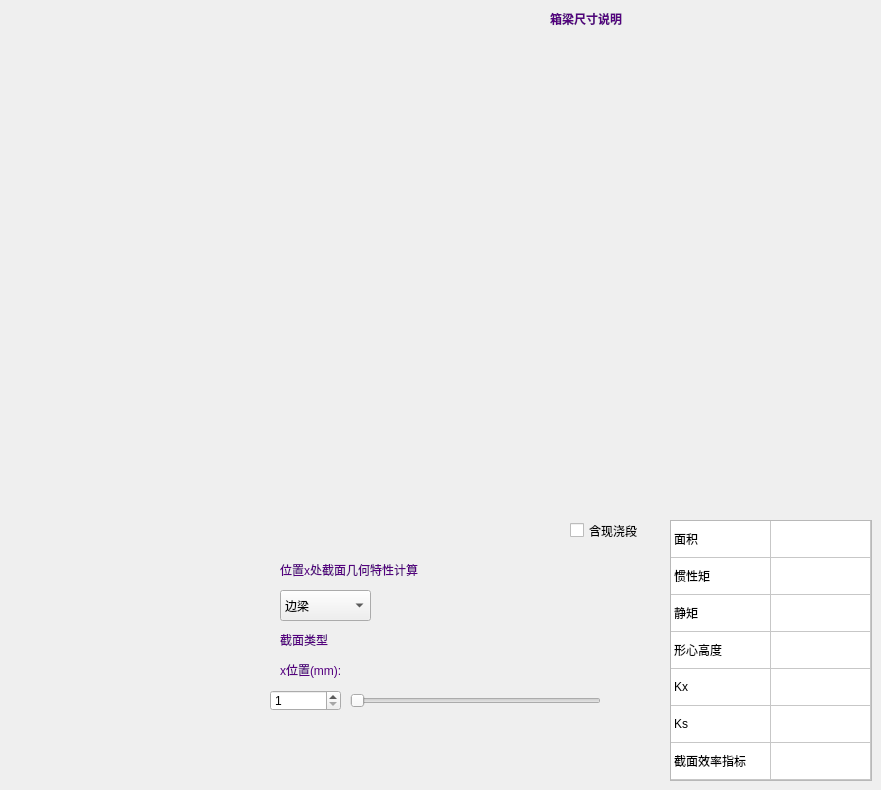
    <widget class="QWidget" name="widget">
     <attribute name="title">
      <string>几何截面特征</string>
     </attribute>
     <attribute name="toolTip">
      <string>截面的几何特性计算</string>
     </attribute>
     <widget class="QLabel" name="label_8">
      <property name="geometry">
       <rect>
        <x>550</x>
        <y>10</y>
        <width>101</width>
        <height>16</height>
       </rect>
      </property>
      <property name="text">
       <string>&lt;html&gt;&lt;head/&gt;&lt;body&gt;&lt;p&gt;&lt;span style=&quot; font-weight:600; color:#55007f;&quot;&gt;箱梁尺寸说明&lt;/span&gt;&lt;/p&gt;&lt;/body&gt;&lt;/html&gt;</string>
      </property>
     </widget>
     <widget class="QLabel" name="label">
      <property name="geometry">
       <rect>
        <x>320</x>
        <y>40</y>
        <width>541</width>
        <height>471</height>
       </rect>
      </property>
      <property name="text">
       <string/>
      </property>
      <property name="pixmap">
       <pixmap resource="resource.qrc">:/images/mypic.png</pixmap>
      </property>
      <property name="scaledContents">
       <bool>true</bool>
      </property>
     </widget>
     <widget class="QTableWidget" name="tableWidget_16">
      <property name="geometry">
       <rect>
        <x>670</x>
        <y>520</y>
        <width>202</width>
        <height>261</height>
       </rect>
      </property>
      <property name="editTriggers">
       <set>QAbstractItemView::NoEditTriggers</set>
      </property>
      <property name="rowCount">
       <number>7</number>
      </property>
      <property name="columnCount">
       <number>2</number>
      </property>
      <attribute name="horizontalHeaderVisible">
       <bool>false</bool>
      </attribute>
      <attribute name="horizontalHeaderDefaultSectionSize">
       <number>100</number>
      </attribute>
      <attribute name="horizontalHeaderHighlightSections">
       <bool>false</bool>
      </attribute>
      <attribute name="verticalHeaderVisible">
       <bool>false</bool>
      </attribute>
      <attribute name="verticalHeaderDefaultSectionSize">
       <number>37</number>
      </attribute>
      <attribute name="verticalHeaderHighlightSections">
       <bool>false</bool>
      </attribute>
      <attribute name="verticalHeaderMinimumSectionSize">
       <number>30</number>
      </attribute>
      <row/>
      <row/>
      <row/>
      <row/>
      <row/>
      <row/>
      <row/>
      <column/>
      <column/>
      <item row="0" column="0">
       <property name="text">
        <string>面积</string>
       </property>
      </item>
      <item row="1" column="0">
       <property name="text">
        <string>惯性矩</string>
       </property>
      </item>
      <item row="2" column="0">
       <property name="text">
        <string>静矩</string>
       </property>
      </item>
      <item row="3" column="0">
       <property name="text">
        <string>形心高度</string>
       </property>
      </item>
      <item row="4" column="0">
       <property name="text">
        <string>Kx</string>
       </property>
      </item>
      <item row="5" column="0">
       <property name="text">
        <string>Ks</string>
       </property>
      </item>
      <item row="6" column="0">
       <property name="text">
        <string>截面效率指标</string>
       </property>
      </item>
     </widget>
     <widget class="QLabel" name="label_23">
      <property name="geometry">
       <rect>
        <x>280</x>
        <y>550</y>
        <width>181</width>
        <height>41</height>
       </rect>
      </property>
      <property name="text">
       <string>&lt;html&gt;&lt;head/&gt;&lt;body&gt;&lt;p&gt;&lt;span style=&quot; color:#55007f;&quot;&gt;位置x处截面几何特性计算&lt;/span&gt;&lt;/p&gt;&lt;/body&gt;&lt;/html&gt;</string>
      </property>
     </widget>
     <widget class="QLabel" name="label_24">
      <property name="geometry">
       <rect>
        <x>280</x>
        <y>660</y>
        <width>81</width>
        <height>21</height>
       </rect>
      </property>
      <property name="text">
       <string>&lt;html&gt;&lt;head/&gt;&lt;body&gt;&lt;p&gt;&lt;span style=&quot; color:#55007f;&quot;&gt;x位置(mm):&lt;/span&gt;&lt;/p&gt;&lt;/body&gt;&lt;/html&gt;</string>
      </property>
     </widget>
     <widget class="QLabel" name="label_26">
      <property name="geometry">
       <rect>
        <x>280</x>
        <y>630</y>
        <width>72</width>
        <height>21</height>
       </rect>
      </property>
      <property name="text">
       <string>&lt;html&gt;&lt;head/&gt;&lt;body&gt;&lt;p&gt;&lt;span style=&quot; color:#55007f;&quot;&gt;截面类型&lt;/span&gt;&lt;/p&gt;&lt;/body&gt;&lt;/html&gt;</string>
      </property>
     </widget>
     <widget class="QComboBox" name="comboBox_3">
      <property name="geometry">
       <rect>
        <x>280</x>
        <y>590</y>
        <width>91</width>
        <height>31</height>
       </rect>
      </property>
      <item>
       <property name="text">
        <string>边梁</string>
       </property>
      </item>
      <item>
       <property name="text">
        <string>中梁</string>
       </property>
      </item>
     </widget>
     <widget class="QCheckBox" name="checkBox_3">
      <property name="geometry">
       <rect>
        <x>570</x>
        <y>520</y>
        <width>91</width>
        <height>21</height>
       </rect>
      </property>
      <property name="text">
       <string>含现浇段</string>
      </property>
     </widget>
     <widget class="QSlider" name="horizontalSlider">
      <property name="geometry">
       <rect>
        <x>350</x>
        <y>690</y>
        <width>251</width>
        <height>22</height>
       </rect>
      </property>
      <property name="maximum">
       <number>3500</number>
      </property>
      <property name="singleStep">
       <number>1</number>
      </property>
      <property name="orientation">
       <enum>Qt::Horizontal</enum>
      </property>
      <property name="tickPosition">
       <enum>QSlider::NoTicks</enum>
      </property>
     </widget>
     <widget class="QSpinBox" name="spinBox_4">
      <property name="geometry">
       <rect>
        <x>270</x>
        <y>690</y>
        <width>71</width>
        <height>21</height>
       </rect>
      </property>
      <property name="minimum">
       <number>1</number>
      </property>
      <property name="maximum">
       <number>3500</number>
      </property>
     </widget>
    </widget>
